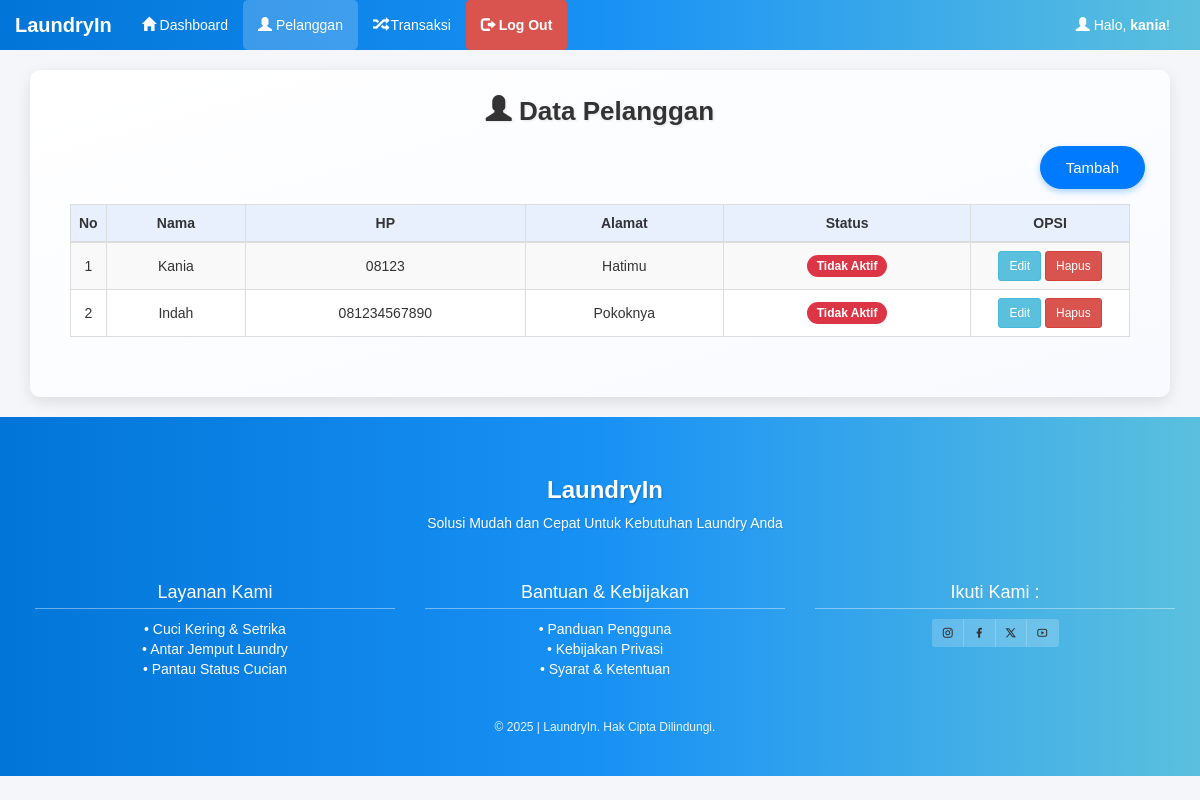
The page /admin/pelanggan.php (signed in) on the database its author committed.
### tables this page shows
CREATE TABLE `pelanggan` (
  `pelanggan_id` int(11) NOT NULL AUTO_INCREMENT,
  `pelanggan_nama` varchar(255) NOT NULL,
  `pelanggan_hp` varchar(20) NOT NULL,
  `pelanggan_alamat` text NOT NULL,
  `pelanggan_status` varchar(20) DEFAULT 'Tidak Aktif',
  PRIMARY KEY (`pelanggan_id`)
);

### admin/pelanggan.php (the view, shortened to what this page needs)
<?php include 'header.php'; ?>
<div class="container">
    <div class="panel">
        <h4 class="panel-title"><i class="glyphicon glyphicon-user"></i> Data Pelanggan</h4>
        <div class="text-right mb-3">
            <a href="pelanggan_tambah.php" class="btn btn-add">
                <i class="fa fa-plus"></i> Tambah
            </a>
        </div>
        <div class="panel-body">
            <table class="table table-bordered table-striped">
                <thead>
                    <tr>
                        <th width="1%">No</th>
                        <th>Nama</th>
                        <th>HP</th>
                        <th>Alamat</th>
                        <th>Status</th>
                        <th width="15%">OPSI</th>
                    </tr>
                </thead>
                <tbody>
                    <?php
                    include '../koneksi.php';
                    $data = mysqli_query($koneksi, "SELECT * FROM pelanggan");
                    $no = 1;
                    while($d = mysqli_fetch_array($data)){
                        $status = strtolower($d['pelanggan_status']) == 'aktif' ?
                            '<span class="badge active">Aktif</span>' :
                            '<span class="badge inactive">Tidak Aktif</span>';
                        ?>
                        <tr>
                            <td><?php echo $no++; ?></td>
                            <td><?php echo $d['pelanggan_nama']; ?></td>
                            <td><?php echo $d['pelanggan_hp']; ?></td>
                            <td><?php echo $d['pelanggan_alamat']; ?></td>
                            <td><?php echo $status; ?></td>
                            <td>
                                <a href="pelanggan_edit.php?id=<?php echo $d['pelanggan_id']; ?>" class="btn btn-sm btn-info">
                                    <i class="fa fa-edit"></i> Edit
                                </a>
                                <a href="pelanggan_hapus.php?id=<?php echo $d['pelanggan_id']; ?>" class="btn btn-sm btn-danger" onclick="return confirm('Apakah kamu yakin ingin menghapus pelanggan <?php echo $d['pelanggan_nama']; ?>?')">
                                    <i class="fa fa-trash-alt"></i> Hapus
                                </a>
                            </td>
                        </tr>
                    <?php } ?>
                </tbody>
            </table>
        </div>
    </div>
</div>
<?php include 'footer.php'; ?>

### admin/header.php (style rules this page uses)
body { background: #f0f0f0; font-family: 'Arial', sans-serif; }
.table thead { background-color: #0275d8; color: white; text-align: center; }
.table td, .table th { text-align: center; vertical-align: middle !important; }

### admin/pelanggan.php (style rules this page uses)
body { background-color: #f4f6f9; }
.panel { background: linear-gradient(to bottom right, #ffffff, #f8faff); border: none; border-radius: 10px; padding: 25px; box-shadow: 0 5px 15px rgba(0,0,0,0.1); }
.panel-title { text-align: center; font-family: 'Poppins', sans-serif; font-weight: 700; font-size: 26px; color: #333; text-shadow: 1px 1px 3px rgba(0,0,0,0.1); margin-bottom: 20px; }
.btn-add { background-color: #007bff; border-color: #007bff; border-radius: 30px; font-family: 'Poppins', sans-serif; font-size: 15px; padding: 10px 25px; box-shadow: 0 3px 6px rgba(0,123,255,0.3); color: white; transition: 0.2s; }
.table { font-family: 'Poppins', sans-serif; font-size: 14px; background-color: #ffffff; }
.table > thead > tr { background-color: #e8f0fe; color: #333; }
.badge { padding: 5px 10px; border-radius: 12px; font-size: 12px; font-weight: bold; }
.badge.inactive { background-color: #dc3545; color: #fff; }

### rows shown on the page
pelanggan: pelanggan_nama "Kania", pelanggan_hp "08123", pelanggan_alamat "Hatimu", pelanggan_status "Tidak Aktif"
pelanggan: pelanggan_nama "Indah", pelanggan_hp "081234567890", pelanggan_alamat "Pokoknya", pelanggan_status "Tidak Aktif"

### other values the page prints
$_SESSION['username'] "kania"
